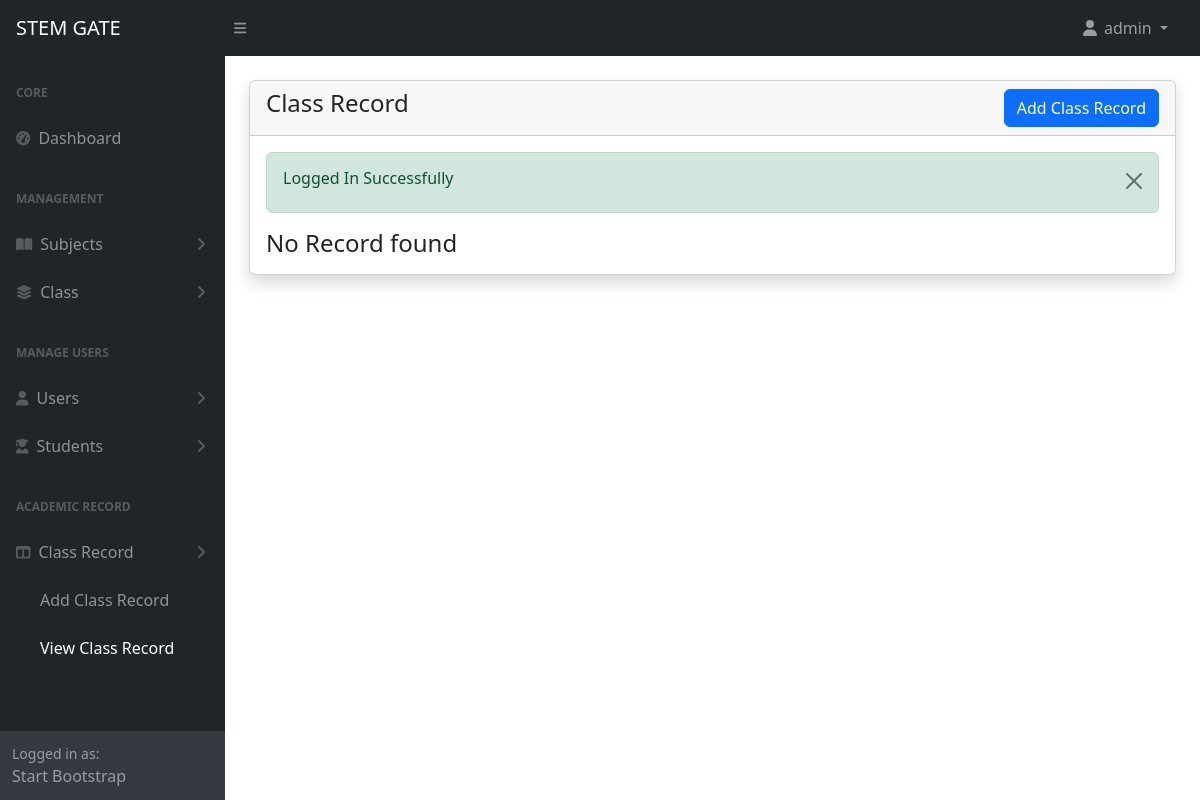
Page /admin/class-record.php (signed in) on the earlier database version.
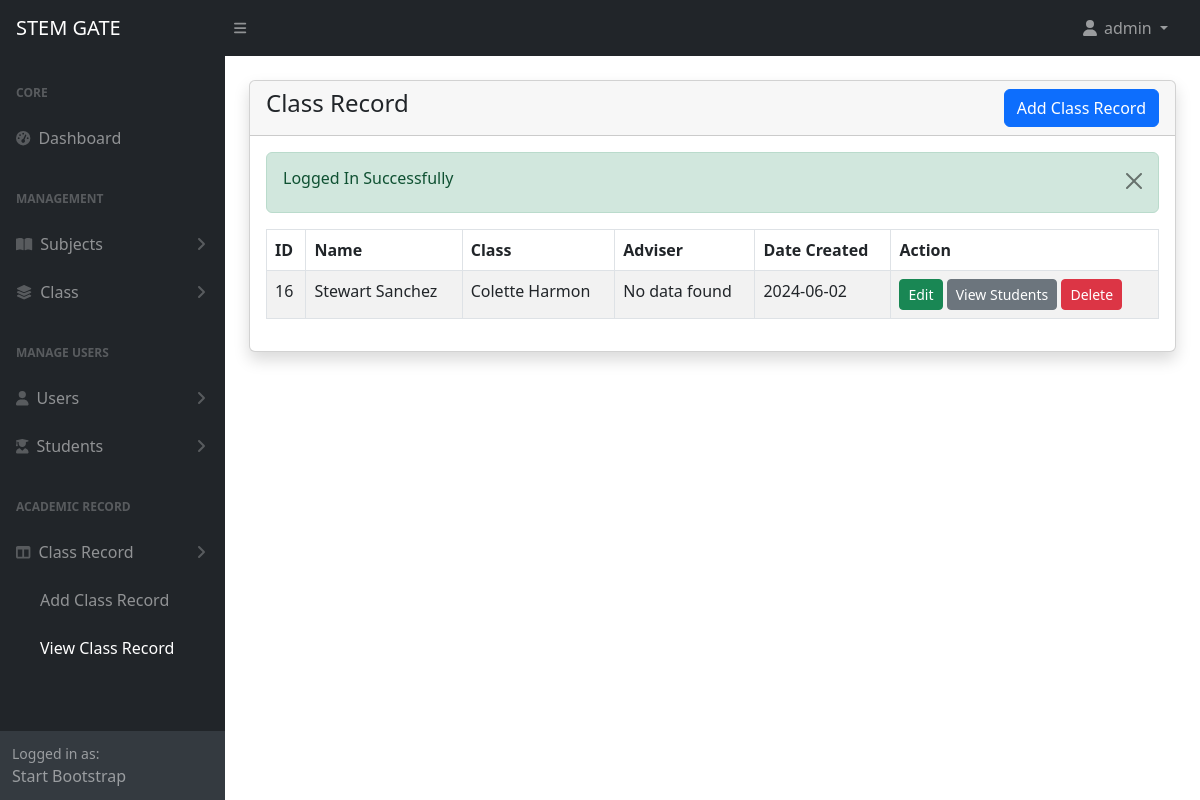
Same page on the later database version.
### tables this page shows
CREATE TABLE `class_record` (
  `id` int(111) NOT NULL,
  `name` varchar(191) NOT NULL,
  `class_id` int(11) NOT NULL,
  `adviser` varchar(191) DEFAULT NULL,
  `created_at` timestamp NOT NULL DEFAULT current_timestamp()
);

CREATE TABLE `classes` (
  `id` int(11) NOT NULL,
  `name` varchar(255) NOT NULL,
  `academic_year` varchar(255) NOT NULL,
  `subjects` longtext NOT NULL CHECK (json_valid(`subjects`)),
  `created_at` timestamp NOT NULL DEFAULT current_timestamp()
);

### admin/class-record.php (the view, shortened to what this page needs)
<?php include('includes/header.php') ?>
<div class="container-fluid px-4">
    <div class="card mt-4 shadow">
        <div class="card-header">
            <h4 class="mb-0">Class Record
                <a href="class-record-create.php" class="btn btn-primary float-end">Add Class Record</a>
            </h4>
        </div>
        <div class="card-body">
    <?php alertMessage(); ?>
    <?php
    $records = getAll('class_record');
    if (mysqli_num_rows($records) > 0) {
        ?>
        <div class="table-responsive">
            <table class="table table-striped table-bordered" id="record_table">
                <thead>
                    <tr>
                        <th>ID</th>
                        <th>Name</th>
                        <th>Class</th>
                        <th>Adviser</th>
                        <th>Date Created</th>
                        <th>Action</th>
                    </tr>
                </thead>
                <tbody>
                    <?php while ($item = mysqli_fetch_assoc($records)) : ?>
                        <tr>
                            <td><?= $item['id'] ?></td>
                            <td><?= $item['name'] ?></td>
                            <td><?= getName('classes',$item['class_id']) ?></td>
                            <td><?= getName('admins',$item['adviser']) ?></td>
                            <td><?= convertToDateOnly($item['created_at']) ?></td>
                            <td>
                                <a href="class-record-edit.php?id=<?= $item['id']; ?>" class="btn btn-success btn-sm">Edit</a>
                                <a href="grades.php?id=<?= $item['id']; ?>&name=<?= urlencode($item['name']); ?>" class="btn btn-secondary btn-sm">View Students</a>
                                <a href="class-record-delete.php?id=<?= $item['id']; ?>" class="btn btn-danger btn-sm" onclick="return confirm('Are you sure you want to delete this data?')">Delete</a>
                            </td>
                        </tr>
                    <?php endwhile; ?>
                </tbody>
            </table>
        </div>
    <?php
    } else {
    ?>
        <h4 class="mb-0">No Record found</h4>
    <?php
    }
    ?>
</div>
    </div>
</div>
<?php include('includes/footer.php') ?>

### admin/includes/header.php (shortened to what this page needs)
<?php
require '../config/function.php';
?>
<!DOCTYPE html>
<html lang="en">
<head>
    <link href="https://cdn.jsdelivr.net/npm/simple-datatables@7.1.2/dist/style.min.css" rel="stylesheet" />
    <link href="assets/css/styles.css" rel="stylesheet" />
    <link rel="stylesheet" href="https://cdn.datatables.net/1.11.3/css/jquery.dataTables.min.css">
    <link href="https://cdn.jsdelivr.net/npm/select2@4.1.0-rc.0/dist/css/select2.min.css" rel="stylesheet" />
    <link rel="stylesheet" href="https://cdn.jsdelivr.net/npm/select2-bootstrap-5-theme@1.3.0/dist/select2-bootstrap-5-theme.min.css" />
</head>
<body class="sb-nav-fixed">
    <?php include('navbar.php'); ?>
    <div id="layoutSidenav">
        <?php include('sidebar.php'); ?>
            <div id="layoutSidenav_content">
                <main>

### admin/includes/navbar.php (shortened to what this page needs)
<nav class="sb-topnav navbar navbar-expand navbar-dark bg-dark">
    <a class="navbar-brand ps-3" href="index.html">STEM GATE</a>
    <button class="btn btn-link btn-sm order-1 order-lg-0 me-4 me-lg-0" id="sidebarToggle" href="#!"><i class="fas fa-bars"></i></button>
    <ul class="navbar-nav ms-auto ms-md-0 me-3 me-lg-4">
        <li class="nav-item dropdown">
            <a class="nav-link dropdown-toggle" id="navbarDropdown" href="#" role="button" data-bs-toggle="dropdown" aria-expanded="false"><i class="fas fa-user fa-fw"></i>
                <?= $_SESSION['loggedInUser']['name']; ?>
            </a>
        </li>
    </ul>
</nav>

### admin/includes/sidebar.php (shortened to what this page needs)
<?php
$page = substr($_SERVER['SCRIPT_NAME'], strrpos($_SERVER['SCRIPT_NAME'], "/") + 1);
?>
<div id="layoutSidenav_nav">
    <nav class="sb-sidenav accordion sb-sidenav-dark" id="sidenavAccordion">
        <div class="sb-sidenav-menu">
            <div class="nav">
                <div class="sb-sidenav-menu-heading">Core</div>
                <a class="nav-link <?= $page == 'index.php' ? 'active' : ''; ?>" href="index.php">
                    <div class="sb-nav-link-icon"><i class="fas fa-tachometer-alt"></i></div>
                    Dashboard
                </a>
                <div class="sb-sidenav-menu-heading">Management</div>
                <a class="nav-link
                <?= $page == 'subjects-create.php' ? 'collapse active' : 'collapsed'; ?>
                <?= $page == 'subjects.php' ? 'collapse active' : 'collapsed'; ?>
                " href="#" data-bs-toggle="collapse" data-bs-target="#collapseSubjects" aria-expanded="false" aria-controls="collapseSubjects">
                    <div class="sb-nav-link-icon"><i class="fas fa-book-open"></i></div>
                    Subjects
                    <div class="sb-sidenav-collapse-arrow"><i class="fas fa-angle-down"></i></div>
                </a>
                <a class="nav-link
                <?= $page == 'classes-create.php' ? 'collapse active' : 'collapsed'; ?>
                <?= $page == 'classes.php' ? 'collapse active' : 'collapsed'; ?>
                " href="#" data-bs-toggle="collapse" data-bs-target="#collapseClasses" aria-expanded="false" aria-controls="collapseClasses">
                    <div class="sb-nav-link-icon"><i class="fas fa-layer-group"></i></div>
                    Class
                    <div class="sb-sidenav-collapse-arrow"><i class="fas fa-angle-down"></i></div>
                </a>
                <div class="sb-sidenav-menu-heading">Manage Users</div>
                <a class="nav-link
                <?= $page == 'admins-create.php' ? 'collapse active' : 'collapsed'; ?>
                <?= $page == 'admins.php' ? 'collapse active' : 'collapsed'; ?>
                " href="" data-bs-toggle="collapse" data-bs-target="#collapseAdmins" aria-expanded="false" aria-controls="collapseAdmins">
                    <div class="sb-nav-link-icon"><i class="fas fa-user"></i></div>
                    Users
                    <div class="sb-sidenav-collapse-arrow"><i class="fas fa-angle-down"></i></div>
                </a>
                <a class="nav-link
                <?= $page == 'students-create.php' ? 'collapse active' : 'collapsed'; ?>
                <?= $page == 'students.php' ? 'collapse active' : 'collapsed'; ?>
                " href="" data-bs-toggle="collapse" data-bs-target="#collapseStudents" aria-expanded="false" aria-controls="collapseStudents">
                    <div class="sb-nav-link-icon"><i class="fas fa-user-graduate"></i></div>
                    Students
                    <div class="sb-sidenav-collapse-arrow"><i class="fas fa-angle-down"></i></div>
                </a>
                <div class="sb-sidenav-menu-heading">Academic Record</div>
                <a class="nav-link
                <?= $page == 'class-record-create.php' ? 'collapse active' : 'collapsed'; ?>
                <?= $page == 'class-record' ? 'collapse active' : 'collapsed'; ?>
                " href="" data-bs-toggle="collapse" data-bs-target="#collapseGrades" aria-expanded="false" aria-controls="collapseGrades">
                    <div class="sb-nav-link-icon"><i class="fas fa-columns"></i></div>
                    Class Record
                    <div class="sb-sidenav-collapse-arrow"><i class="fas fa-angle-down"></i></div>
                </a>
                <div class="collapse
                <?= $page == 'class-record-create.php' ? 'show' : ''; ?>
                <?= $page == 'class-record.php' ? 'show' : ''; ?>
                " id="collapseGrades" aria-labelledby="headingOne" data-bs-parent="#sidenavAccordion">
                    <nav class="sb-sidenav-menu-nested nav">
                    <a class="nav-link <?= $page == 'class-record-create.php' ? 'active' : ''; ?>" href="class-record-create.php">Add Class Record</a>
                        <a class="nav-link <?= $page == 'class-record.php' ? 'active' : ''; ?>" href="class-record.php">View Class Record</a>
                    </nav>
                </div>
            </div>
        </div>
        <div class="sb-sidenav-footer">
            <div class="small">Logged in as:</div>
            Start Bootstrap
        </div>
    </nav>
</div>

### config/function.php (shortened to what this page needs)
<?php
require 'dbcon.php';
function validate($inputData){
    global $conn;
    $validatedData = mysqli_real_escape_string($conn, $inputData);
    return trim($validatedData);
}
function alertMessage(){
    if(isset($_SESSION['status'])){
        echo '<div class="alert alert-success alert-dismissible fade show" role="alert">
            <h6>'.$_SESSION['status'].'</h6>
            <button type="button" class="btn btn-close" data-bs-dismiss="alert" aria-label="Close"></button>
        </div>';
}
}
function getAll($tableName,$status =NULL){
    global $conn;
    $table = validate($tableName);
    $status = validate($status);
    if($status == 'status'){
        $query = "SELECT * FROM $table WHERE status='0'";
    }else {
        $query = "SELECT * FROM $table";
    }
    return mysqli_query($conn,$query);
}
function convertToDateOnly($datetime) {
    $date = new DateTime($datetime);
    return $date->format('Y-m-d');
}
function getName($table, $id)
{
    global $conn;
    $query = "SELECT name FROM $table WHERE id='$id'";
    $result = mysqli_query($conn, $query);
    $row = mysqli_fetch_assoc($result);
    if ($row) {
        echo $row['name'];
    } else {
        echo "No data found";
    }
}
?>

### admin/includes/footer.php (shortened to what this page needs)
</main>
</div>
</div>
</body>
</html>

Differences in the rows shown:
added class_record: id "16", name "Stewart Sanchez", class.name "Colette Harmon", created_at "2024-06-02"
Other differences:
text no longer shown: "No Record found"
text now shown: "ID Name Class Adviser Date Created Action"
